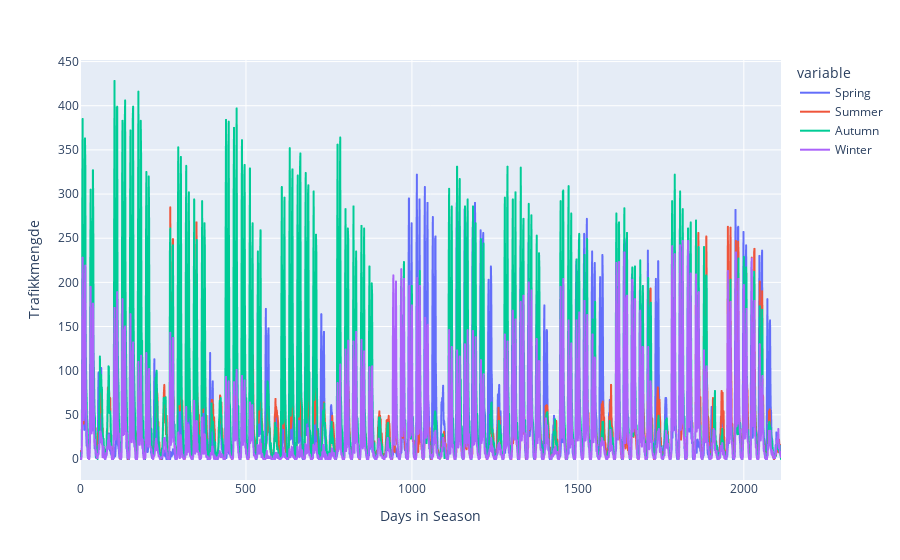

Notebook source saved alongside this figure:
### Markdown cell above
# forskjeller vår / sommer / høst / vinter

la oss se hva forskjellen fra antall syklister vår / sommer / høst / vinter

### Code cell
# Define the date ranges for each season
spring_start = '2023-03-01'
spring_end = '2023-05-31'
summer_start = '2023-06-01'
summer_end = '2023-08-28'
autumn_start = '2022-09-01'
autumn_end = '2022-11-30'
winter_start = '2022-12-01'
winter_end = '2023-02-28'

# Create DataFrames for each season
spring_data = merged_df[(merged_df['Datetime'] >= spring_start) & (merged_df['Datetime'] <= spring_end)]
summer_data = merged_df[(merged_df['Datetime'] >= summer_start) & (merged_df['Datetime'] <= summer_end)]
autumn_data = merged_df[(merged_df['Datetime'] >= autumn_start) & (merged_df['Datetime'] <= autumn_end)]
winter_data = merged_df[(merged_df['Datetime'] >= winter_start) & (merged_df['Datetime'] <= winter_end)]

# Calculate the number of hours in each season
num_hours_spring = len(spring_data)
num_hours_summer = len(summer_data)
num_hours_autumn = len(autumn_data)
num_hours_winter = len(winter_data)

# Create DataFrames with index from 0 to the number of hours in each season
spring_data['Index'] = range(num_hours_spring)
summer_data['Index'] = range(num_hours_summer)
autumn_data['Index'] = range(num_hours_autumn)
winter_data['Index'] = range(num_hours_winter)

# Select the desired number of rows to make the lengths consistent
num_rows_to_select = min(num_hours_spring, num_hours_summer, num_hours_autumn, num_hours_winter)
spring_data = spring_data.iloc[:num_rows_to_select]
summer_data = summer_data.iloc[:num_rows_to_select]
autumn_data = autumn_data.iloc[:num_rows_to_select]
winter_data = winter_data.iloc[:num_rows_to_select]

# Create an index DataFrame
indeces = pd.DataFrame({'Index': [i for i in range(num_rows_to_select)]})

# Merge the DataFrames
season_df = pd.merge(indeces, spring_data[['Index', 'Trafikkmengde']], on='Index', how='left')

season_df.rename(columns={'Trafikkmengde' : 'Spring'}, inplace=True)

print(season_df.head(10))

season_df = pd.merge(season_df, summer_data[['Index', 'Trafikkmengde']], on='Index', how='left')

season_df.rename(columns={'Trafikkmengde' : 'Summer'}, inplace=True)

season_df = pd.merge(season_df, autumn_data[['Index', 'Trafikkmengde']], on='Index', how='left')

season_df.rename(columns={'Trafikkmengde' : 'Autumn'}, inplace=True)

season_df = pd.merge(season_df, winter_data[['Index', 'Trafikkmengde']], on='Index', how='left')

season_df.rename(columns={'Trafikkmengde' : 'Winter'}, inplace=True)




# Create the line plot
season_fig = px.line(season_df, x='Index', y=['Spring', 'Summer', 'Autumn', 'Winter'])
season_fig.update_xaxes(title_text='Days in Season')
season_fig.update_yaxes(title_text='Trafikkmengde')

# Show the figure
season_fig.show()

### Figure 1 — Plotly figure (JSON) as saved in the notebook; plotly's stock layout.template omitted (floating-point values rounded to 4 significant figures; data arrays with more than 128 entries replaced by an {"elided": "..."} marker saying what was removed)
{"data": [{"hovertemplate": "variable=Spring<br>Index=%{x}<br>value=%{y}<extra></extra>", "legendgroup": "Spring", "line": {"color": "#636efa", "dash": "solid"}, "marker": {"symbol": "circle"}, "mode": "lines", "name": "Spring", "showlegend": true, "type": "scattergl", "x": {"elided": "2113 int values"}, "xaxis": "x", "y": {"elided": "2113 int values"}, "yaxis": "y"}, {"hovertemplate": "variable=Summer<br>Index=%{x}<br>value=%{y}<extra></extra>", "legendgroup": "Summer", "line": {"color": "#EF553B", "dash": "solid"}, "marker": {"symbol": "circle"}, "mode": "lines", "name": "Summer", "showlegend": true, "type": "scattergl", "x": {"elided": "2113 int values"}, "xaxis": "x", "y": {"elided": "2113 int values"}, "yaxis": "y"}, {"hovertemplate": "variable=Autumn<br>Index=%{x}<br>value=%{y}<extra></extra>", "legendgroup": "Autumn", "line": {"color": "#00cc96", "dash": "solid"}, "marker": {"symbol": "circle"}, "mode": "lines", "name": "Autumn", "showlegend": true, "type": "scattergl", "x": {"elided": "2113 int values"}, "xaxis": "x", "y": {"elided": "2113 int values"}, "yaxis": "y"}, {"hovertemplate": "variable=Winter<br>Index=%{x}<br>value=%{y}<extra></extra>", "legendgroup": "Winter", "line": {"color": "#ab63fa", "dash": "solid"}, "marker": {"symbol": "circle"}, "mode": "lines", "name": "Winter", "showlegend": true, "type": "scattergl", "x": {"elided": "2113 int values"}, "xaxis": "x", "y": {"elided": "2113 int values"}, "yaxis": "y"}], "layout": {"legend": {"title": {"text": "variable"}, "tracegroupgap": 0}, "margin": {"t": 60}, "xaxis": {"anchor": "y", "domain": [0, 1], "title": {"text": "Days in Season"}}, "yaxis": {"anchor": "x", "domain": [0, 1], "title": {"text": "Trafikkmengde"}}}}
